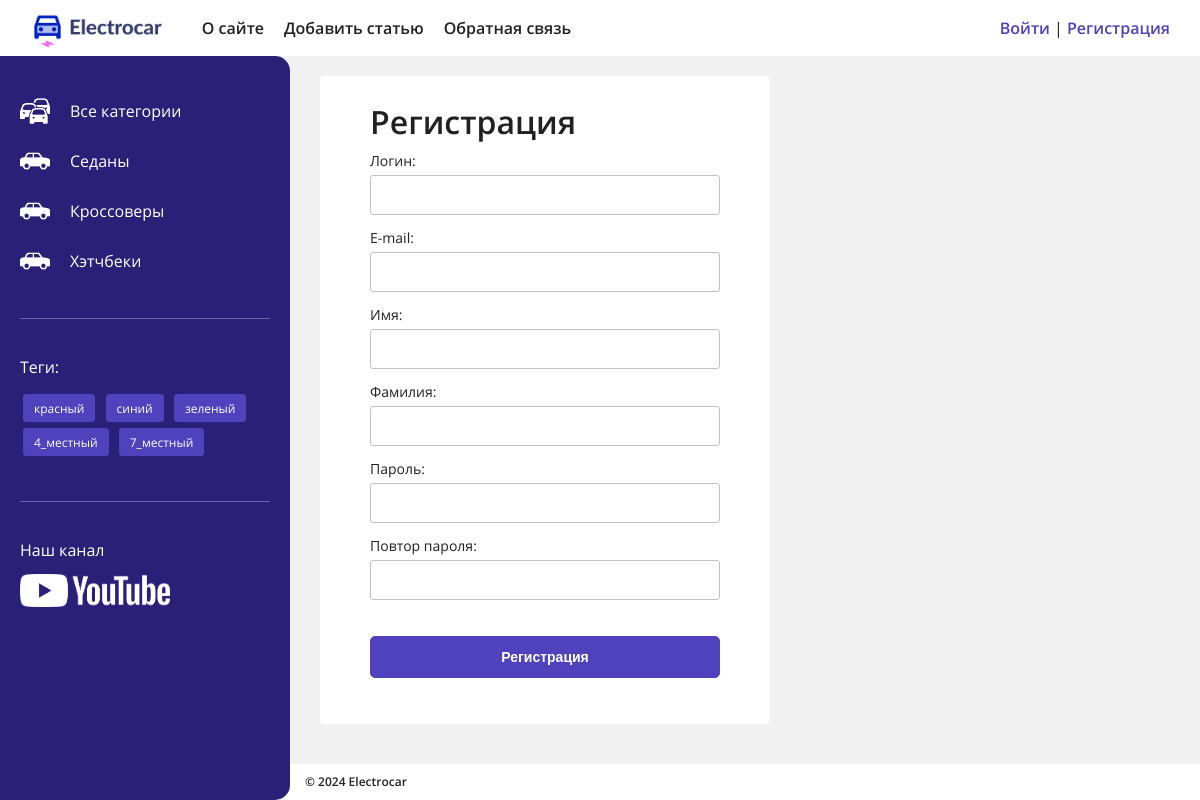
The page /users/register/ on the database its author committed.
### cars/models.py (models this page shows, shortened)
class Category(models.Model):
    name = models.CharField(max_length=100, db_index=True, verbose_name="Категория")
    slug = models.SlugField(max_length=255, unique=True, db_index=True)
    def get_absolute_url(self):
        return reverse('category', kwargs={'cat_slug': self.slug})
    class Meta:
        verbose_name = 'Категория'
        verbose_name_plural = 'Категории'

class TagPost(models.Model):
    tag = models.CharField(max_length=100, db_index=True)
    slug = models.SlugField(max_length=255, unique=True, db_index=True)
    def get_absolute_url(self):
        return reverse('tag', kwargs={'tag_slug': self.slug})

### users/views.py (the view)
# urls.py: path('register/', views.RegisterUser.as_view(), name='register'),
class RegisterUser(CreateView):
    form_class = RegisterUserForm
    template_name = 'users/register.html'
    extra_context = {'title': "Регистрация"}
    success_url = reverse_lazy('users:login')

### users/forms.py (shortened to what this page needs)
class RegisterUserForm(UserCreationForm):
    username = forms.CharField(label='Логин', widget=forms.TextInput(attrs={'class': 'form-input'}))
    password1 = forms.CharField(label='Пароль', widget=forms.PasswordInput(attrs={'class': 'form-input'}))
    password2 = forms.CharField(label='Повтор пароля', widget=forms.PasswordInput(attrs={'class': 'form-input'}))
    class Meta:
        model = get_user_model()
        fields = ['username', 'email', 'first_name', 'last_name', 'password1', 'password2']
        labels = {
            'email': 'E-mail',
            'first_name': 'Имя',
            'last_name': 'Фамилия',
        }
        widgets = {
            'email': forms.TextInput(attrs={'class': 'form-input'}),
            'first_name': forms.TextInput(attrs={'class': 'form-input'}),
            'last_name': forms.TextInput(attrs={'class': 'form-input'}),
        }

### cars/templatetags/carstag.py (called while the page is built)
@register.inclusion_tag('cars/list_categories.html')
def show_categories(cat_selected_id=0):
    cats = Category.objects.all()
    return dict(cats=cats, cat_selected=cat_selected_id)

@register.inclusion_tag('cars/list_tags.html')
def show_all_tags():
    return {"tags": TagPost.objects.all()}

### users/context_processors.py (called while the page is built)
def get_cars_context(request):
    return {'mainmenu': menu}

### templates/users/register.html (shortened to what this page needs)
{% extends 'base.html' %}
{% block content %}
<div class="app-block">
    <h1>Регистрация</h1>
<form method="post">
    {% for f in form %}
    <p><label class="form-label" for="{{ f.id_for_label }}">{{f.label}}: </label>{{ f }}</p>
    {% endfor %}
    <p>
        <button type="submit" class="app-button app-button-big">Регистрация</button>
    </p>
</form>
</div>
{% endblock %}

### templates/cars/list_categories.html
{% load static %}
{% for cat in cats %}
{% if cat.id == cat_selected %}
<li class="selected">
    <img src="{% static 'cars/images/car.png' %}">
    <span>{{cat.name}}</span>
</li>
{% else %}
<li>
    <a href="{{ cat.get_absolute_url }}">
        <img src="{% static 'cars/images/car.png' %}">
        <span>{{cat.name}}</span>
    </a>
</li>
{% endif %}
{% endfor %}

### templates/cars/list_tags.html
{% if tags %}
<p>Теги:</p>
<ul class="tags-list">
    {% for t in tags %}
    <li><a href="{{t.get_absolute_url}}">{{t.tag}}</a></li>
    {% endfor %}
</ul>
{% endif %}

### static/cars/css/styles.css (style rules this page uses)
html { --text-color: #212121; --accent-color: #5041BC; --dark-color: #2a2078; --bg-color: #f1f1f1; --border-color: #c1c1c1; }
html, body { margin: 0; padding: 0; height: 100%; box-sizing: border-box; line-height: 1; }
a { text-decoration: none; }
ul { list-style: none; padding: 0; }
.app-button { background: var(--accent-color); color: #ffffff; padding: 7px 14px; border-radius: 5px; font-size: 14px; font-weight: 600; border: 1px solid var(--accent-color); cursor: pointer; }
.app-button-big { padding: 12px 20px; }
body { min-height: 100vh; display: flex; flex-direction: column; color: var(--text-color); font-family: 'Open Sans', sans-serif, Arial; min-width: 950px; overflow-x: hidden; }
.app-block { background: #ffffff; border-radius: 5px; padding: 30px 50px; width: 450px; box-sizing: border-box; }
.app-block h1 { margin: 0; }
.sidebar ul li { color: #ffffff; cursor: pointer; }
.sidebar .categories-list li { margin: 20px 0; }
.sidebar ul.categories-list li { color: #ffffff; display: flex; align-items: center; }
.sidebar ul.categories-list li img { width: 30px; margin-right: 20px; }
.sidebar ul.categories-list li a { color: #ffffff; display: flex; align-items: center; }
.sidebar ul.categories-list li span { display: inline-block; padding: 5px 0; }
.sidebar ul.tags-list { width: 100%; }
.sidebar ul.tags-list li { display: inline-block; background: var(--accent-color); border: 1px solid var(--accent-color); padding: 4px 10px 6px; color: #ffffff; border-radius: 3px; margin: 3px; }
.sidebar ul.tags-list li a { color: #ffffff; font-size: 12px; }
form input[type="text"], form input[type="password"], form input[type="email"], form select { height: 36px; border-radius: 3px; border: 1px solid var(--border-color); margin-top: 7px; }
form p { padding: 0; display: flex; flex-direction: column; }
form p label { font-size: 14px; }
form .app-button { margin-top: 20px; }

### rows shown on the page
Category: name "Седаны"
Category: name "Кроссоверы"
Category: name "Хэтчбеки"
TagPost: tag "красный"
TagPost: tag "синий"
TagPost: tag "зеленый"
TagPost: tag "4_местный"
TagPost: tag "7_местный"

### other values the page prints
{{ m.title }} "О сайте" "Добавить статью" "Обратная связь"
{{ f.label }} "Логин" "E-mail" "Имя" "Фамилия" "Пароль" "Повтор пароля"
